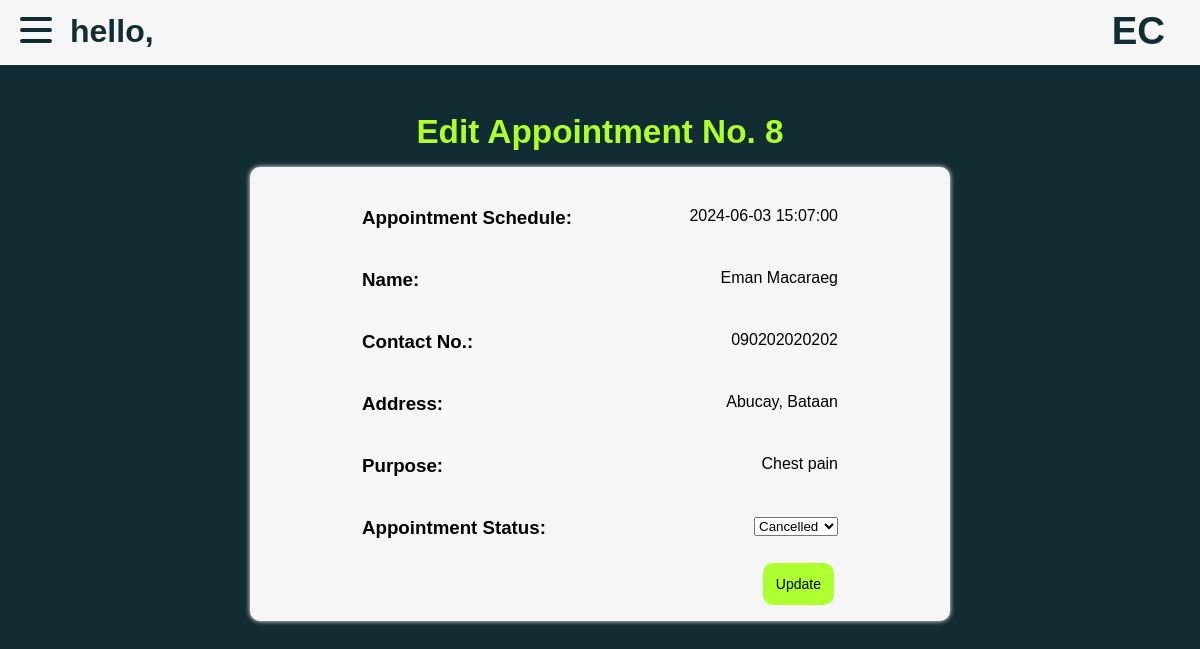
Page /edit.php?id=8&user=root on the committed database.
### tables this page shows
CREATE TABLE `patients` (
  `patient_id` int(11) NOT NULL,
  `appointment_date` date NOT NULL,
  `time` time NOT NULL,
  `first_name` varchar(64) NOT NULL,
  `last_name` varchar(64) NOT NULL,
  `gender` enum('Male','Female','Prefer not to say') NOT NULL,
  `birthdate` date NOT NULL DEFAULT current_timestamp(),
  `contact_num` varchar(20) NOT NULL,
  `address` varchar(255) NOT NULL,
  `purpose` varchar(255) NOT NULL,
  `appointment_status` enum('Confirmed','Pending','Cancelled') NOT NULL DEFAULT 'Pending',
  `id` int(11) NOT NULL
);

### edit.php (the view, shortened to what this page needs)
<?php
    $hostname = 'localhost';
    $username = 'root';
    $password = '';
    $dbname = 'ecare';
    $konek = mysqli_connect($hostname, $username, $password, $dbname);
    if(isset($_GET['user'])){
        $userId = $_GET['id'];
        $kwery = $konek -> query ("SELECT * FROM `patients` where `patient_id` = $userId");
        $deets = $kwery->fetch_assoc();
    }
    $first_name = isset($_SESSION['first_name']) ? $_SESSION['first_name'] : '';
    $last_name = isset($_SESSION['last_name']) ? $_SESSION['last_name'] : '';
    ?>
    <!DOCTYPE html>
    <html lang="en">
    <head>
    </head>
    <body>
    <div class="parent-container">
            <div class="navbar">
                <div class="container nav-container">
                    <div class="hamburger-lines">
                    <span class="line line1"></span>
                    <span class="line line2"></span>
                    <span class="line line3"></span>
                    </div>
                <div class="patientName">
                    <h1>hello, <?php echo $first_name . " ". $last_name ?></h1>
                </div>
                <div class="title">
                    <h1>EC</h1>
                </div>
                </div>
            </div>
            <h2>Edit Appointment No. <?php echo $deets['patient_id']?> </h2>
            <div class="detailsbox">
                <div class="details">
                <h3>Appointment Schedule: </h3>
                <p><?php echo $deets['appointment_date'] . ' ' . $deets['time'];?></p>
                </div>
                <div class="details">
                <h3>Name:</h3>
                <p><?php echo $deets['first_name'] . ' ' . $deets['last_name'];?></p>
                </div>
                <div class="details">
                <h3>Contact No.:</h3>
                <p><?php echo $deets['contact_num'];?></p>
                </div>
                <div class="details">
                <h3>Address:</h3>
                <p><?php echo $deets['address'];?></p>
                </div>
                <div class="details">
                <h3>Purpose:</h3>
                <p><?php echo $deets['purpose'];?></p>
                </div>
                <div class="details">
                <h3>Appointment Status:</h3>
                <form method="post">
                <select name="appointment_status" id="appointment_status">
                    <option value="Cancelled" <?php if($deets['appointment_status'] == 'Cancelled') echo 'selected'; ?>>Cancelled</option>
                </select>
                </div>
                <button type="submit" name="update" id="update">Update</button>
            </div>
    </div>
    </body>
    </html>

### edit.php (style rules this page uses)
* { padding: 0; margin: 0; }
body { background-color: #122C34; font-family: Helvetica; }
.navbar { padding-bottom:2rem; }
.nav-container { display: flex; justify-content: space-between; align-items: center; height: 65px; background-color: #f6f6f6; }
.nav-container .hamburger-lines { display: block; height: 26px; width: 32px; position: absolute; top: 17px; left: 20px; z-index: 2; display: flex; flex-direction: column; justify-content: space-between; }
.nav-container .hamburger-lines .line { display: block; height: 4px; width: 100%; border-radius: 10px; background: #122C34; }
.nav-container .hamburger-lines .line1 { transform-origin: 0% 0%; transition: transform 0.4s ease-in-out; }
.nav-container .hamburger-lines .line2 { transition: transform 0.2s ease-in-out; }
.nav-container .hamburger-lines .line3 { transform-origin: 0% 100%; transition: transform 0.4s ease-in-out; }
.title { position: absolute; top: 9px; right: 35px; font-size: 1.2rem; color: #122C34; }
.patientName { position: absolute; top: 13px; left: 70px; font-size: 1rem; color: #122C34; }
.parent-container { display:flex; flex-direction:column; padding-bottom: 2rem; }
h2 { text-align:center; color: greenyellow; padding:1rem; font-size: 25pt; }
.detailsbox { background-color: #f6f6f6; margin-left:250px; margin-right:250px; padding: 1rem; border-radius: 10px; box-shadow: 0 0 5px white; }
.details { display: flex; margin:8px; margin-left:80px; margin-right: 80px; padding:1rem; justify-content: space-between; }
#update { background-color: greenyellow; padding:13px; font-size: 14px; border-radius:10px; border: none; float: right; margin-right: 100px; }

### rows in the picture
patients: patient_id "8", appointment_date "2024-06-03", time "15:07:00", first_name "Eman", last_name "Macaraeg", contact_num "090202020202", address "Abucay, Bataan", purpose "Chest pain", appointment_status "Cancelled"
